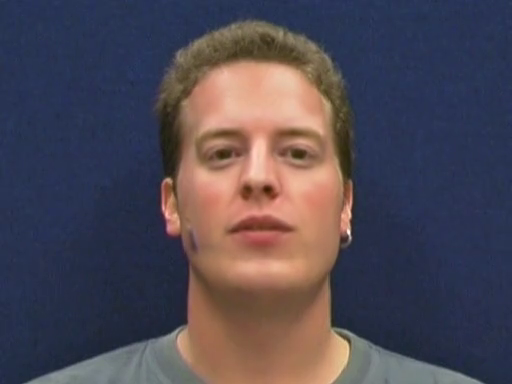
#> input picture frame 9 of sx304-video-mrjo0.avi, 512 x 384 px
$ python blocks.py
#> lines starting #> are read from the running program, lines starting #| are printed output that depends on the picture; long printed decimals are rounded
import cv2
import numpy as np
from time import sleep
from tqdm import tqdm

def lucas_kanade_method(video_path):
#> called with video_path = 'sx304-video-mrjo0.avi'
	cap = cv2.VideoCapture(video_path)

	# Parameter für ShiTomasi Corner-Detection (Keypoints?)
	feature_params = dict( maxCorners = 1000,
						qualityLevel = 0.1,
						minDistance = 1,
						blockSize = 10 )

	# Parameter für Lucas Kanade
	lk_params = dict( winSize  = (15,15),
					maxLevel = 2,
					criteria = (cv2.TERM_CRITERIA_EPS | cv2.TERM_CRITERIA_COUNT, 10, 0.03))

	color = np.random.randint(0,255,(100,3))

	# Ecken im ersten Frame
	ret, old_frame = cap.read()
#> old_frame is the input picture: shape (384, 512, 3); mean B, G, R 84, 72.9, 79.7
	old_gray = cv2.cvtColor(old_frame, cv2.COLOR_BGR2GRAY)
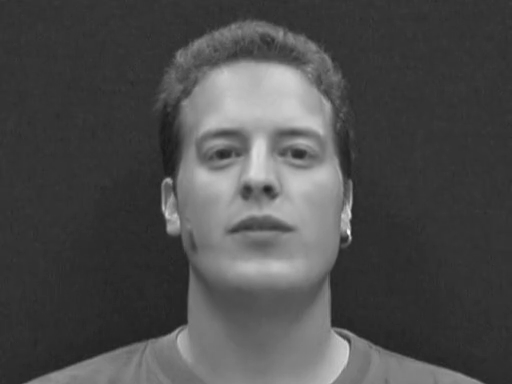
#> old_gray: shape (384, 512); min 25, max 247, mean 76.2
	p0 = cv2.goodFeaturesToTrack(old_gray, mask = None, **feature_params)
#> p0 = 60 rows, first 8: [168, 182], [347, 234], [347, 238], [335, 324], [171, 231], [347, 343], [184, 322], [268, 189]
	mask = np.zeros_like(old_frame)

	firstFrame = []
	lastFrame = None
	totalDistances = []

	# Progress
	videoLength = int(cap.get(cv2.CAP_PROP_FRAME_COUNT))
	pbar = tqdm(total=videoLength)

	frameCount = 1
	blockCount = len(old_gray)
#> blockCount = 384

	avgDistFrame = []

	while(1):
		pbar.update(1)

		ret,frame = cap.read()
		# Kein weiteres Bild mehr
		if ret == False:
			# Totale Distanz
			for i in range(len(firstFrame)):
				totalDistances.append(np.linalg.norm(lastFrame[i]-firstFrame[i]))
			break
		frame_gray = cv2.cvtColor(frame, cv2.COLOR_BGR2GRAY)

		# Optischer Fluss hier
		p1, st, err = cv2.calcOpticalFlowPyrLK(old_gray, frame_gray, p0, None, **lk_params)
#> p1 = 60 rows, first 8: [168, 182], [347, 233.9], [347, 237.9], [335, 324], [171, 231.1], [347.1, 343], [184, 322], [268, 189.7]; st = 60 values from 1 to 1; err = 60 values, max 2.72 at index 46, min 0.0133 at index 0, mean 0.923
		good_new = p1[st==1]
#> good_new = 60 pairs, first value 165 to 355.1, second value 30.99 to 343
		good_old = p0[st==1]
#> good_old = 60 pairs, first value 165 to 355, second value 31 to 343

		# Frames für totale Distanz
		lastFrame = good_new
#> lastFrame has the same summary as good_new
		if len(firstFrame) == 0:
			firstFrame = good_old
#> firstFrame has the same summary as good_old

		# Euklidische Distanz eines Blockes zwischen zwei Frames
		blockDistances = []
		for i in range(len(good_new)):
			blockDist = np.linalg.norm(good_new[i]-good_old[i])
			blockDistances.append(blockDist)
#> this loop made 60 passes
#> blockDist on passes 1 to 12: 7.63e-05, 0.103, 0.0782, 0.0151, 0.128, 0.0807, 0.0574, 0.724, 0.0871, 0.128, 0.134, 0.455
#> after the loop, blockDistances = 60 values, max 1.29 at index 46, min 7.63e-05 at index 0, mean 0.235

		# Durchschnittliche Distanz pro Frame
		distSum = 0
		for x in blockDistances:
			distSum += x
#> this loop made 60 passes
#> (x, distSum) on passes 2 to 13: (0.103, 0.103), (0.0782, 0.181), (0.0151, 0.196), (0.128, 0.324), (0.0807, 0.405), (0.0574, 0.462), (0.724, 1.19), (0.0871, 1.27), (0.128, 1.4), (0.134, 1.53), (0.455, 1.99), (0.131, 2.12)
#> after the loop, distSum = 14.09

		avgDistFrame.append(distSum / blockCount)

		# [9 lines of commented-out code are left out]
		k = cv2.waitKey(30) & 0xff
#> (key Esc is pressed here)
		if k == 27:
			break

		old_gray = frame_gray.copy()
		p0 = good_new.reshape(-1,1,2)

		frameCount += 1

	pbar.close()

	print("\n---------- Durchschnittliche euklidische Distanz ----------\n")
	avgDist = 0
	for i in range(len(avgDistFrame)):
		print("Frame " + str(i+1) + ": " + str(avgDistFrame[i]))
		avgDist += avgDistFrame[i]
#> this loop made 1 pass
#> avgDist on pass 1: 0.0367
#| Frame 1: 0.0367
#> after the loop, avgDist = 0.0367

	print("\n---------- Totale euklidische Distanz zwischen Anfang und Ende ----------\n")
	avgTotalDist = 0
	for i in range(len(totalDistances)):
		print("Block " + str(i+1) + ": " + str(totalDistances[i]))
		avgTotalDist += totalDistances[i]
#> after the loop, avgTotalDist = 0

	print("\nGesamtdurchschnitt der Distanz: " + str(avgDist/len(avgDistFrame)) + "\n")
#| Gesamtdurchschnitt der Distanz: 0.0367
#> (the run stopped early here; a loop or call above may not have finished)

$ run again, starting later in the video
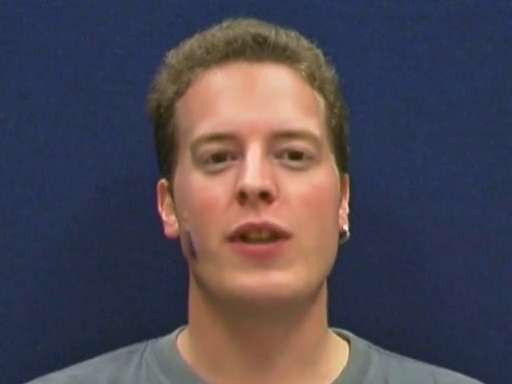
#> input picture frame 42 of sx304-video-mrjo0.avi, 512 x 384 px
#> in lucas_kanade_method, old_frame is the input picture: shape (384, 512, 3); mean B, G, R 83.4, 72.6, 79.3
#> in lucas_kanade_method, `old_gray = cv2.cvtColor(old_frame, cv2.COLOR_BGR2GRAY)`:
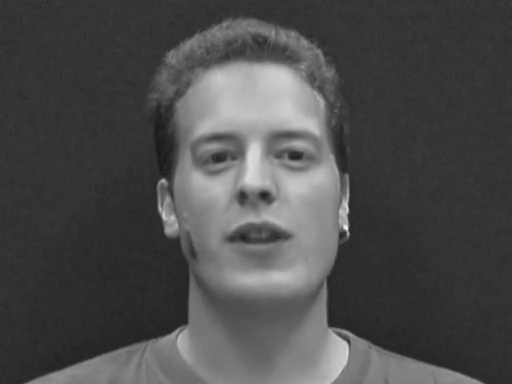
#> old_gray: shape (384, 512); min 25, max 250, mean 75.8
#> p0 = 41 rows, first 8: [345, 229], [345, 233], [163, 182], [331, 324], [347, 344], [345, 210], [169, 233], [185, 322]
#> blockCount = 384
#> p1 = 41 rows, first 8: [344.8, 229.2], [344.8, 233.2], [162.9, 181.9], [330.8, 324], [346.9, 344], [344.9, 209.8], [169, 233], [185, 322]; st = 41 values from 1 to 1; err = 41 values, max 4.16 at index 1, min 0 at index 25, mean 1.05
#> good_new = 41 pairs, first value 161.9 to 354.9, second value 29.84 to 344
#> good_old = 41 pairs, first value 162 to 355, second value 30 to 344
#> lastFrame has the same summary as good_new
#> firstFrame has the same summary as good_old
#> the loop in lucas_kanade_method, `for i in range(len(good_new)):` made 41 passes
#> blockDist on passes 1 to 8: 0.275, 0.283, 0.152, 0.21, 0.0799, 0.175, 0.00448, 0.00149
#> after the loop in lucas_kanade_method, `for i in range(len(good_new)):`: blockDistances = 41 values, max 0.468 at index 27, min 0.000377 at index 25, mean 0.182
#> the loop in lucas_kanade_method, `for x in blockDistances:` made 41 passes
#> (x, distSum) on passes 1 to 8: (0.275, 0.275), (0.283, 0.558), (0.152, 0.71), (0.21, 0.92), (0.0799, 0.999), (0.175, 1.17), (0.00448, 1.18), (0.00149, 1.18)
#> after the loop in lucas_kanade_method, `for x in blockDistances:`: distSum = 7.48
#> the loop in lucas_kanade_method, `for i in range(len(avgDistFrame)):` made 1 pass
#> avgDist on pass 1: 0.0195
#> (printed output is left out)
#> after the loop in lucas_kanade_method, `for i in range(len(avgDistFrame)):`: avgDist = 0.0195
#> after the loop in lucas_kanade_method, `for i in range(len(totalDistances)):`: avgTotalDist = 0
#| Gesamtdurchschnitt der Distanz: 0.01947

$ run again, starting later in the video
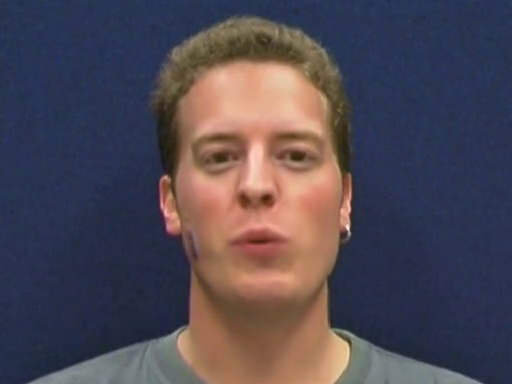
#> input picture frame 75 of sx304-video-mrjo0.avi, 512 x 384 px
#> in lucas_kanade_method, old_frame is the input picture: shape (384, 512, 3); mean B, G, R 83.5, 72.8, 79.4
#> in lucas_kanade_method, `old_gray = cv2.cvtColor(old_frame, cv2.COLOR_BGR2GRAY)`:
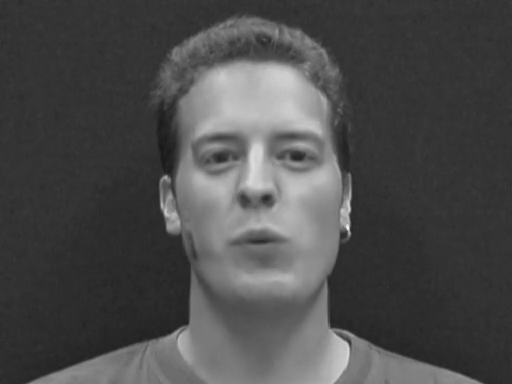
#> old_gray: shape (384, 512); min 23, max 235, mean 76
#> p0 = 69 rows, first 8: [167, 180], [346, 228], [346, 232], [164, 179], [332, 325], [348, 345], [170, 230], [346, 209]
#> blockCount = 384
#> p1 = 69 rows, first 8: [167, 179.8], [346.1, 227.8], [346.1, 231.8], [164.1, 178.8], [331.8, 325], [347.9, 345], [170, 229.6], [346.1, 208.9]; st = 69 values from 1 to 1; err = 69 values, max 1.96 at index 67, min 0.222 at index 65, mean 0.973
#> good_new = 69 pairs, first value 144 to 354.9, second value 27.82 to 347
#> good_old = 69 pairs, first value 144 to 355, second value 28 to 347
#> lastFrame has the same summary as good_new
#> firstFrame has the same summary as good_old
#> the loop in lucas_kanade_method, `for i in range(len(good_new)):` made 69 passes
#> blockDist on passes 1 to 8: 0.203, 0.204, 0.2, 0.209, 0.157, 0.0807, 0.352, 0.158
#> after the loop in lucas_kanade_method, `for i in range(len(good_new)):`: blockDistances = 69 values, max 0.772 at index 32, min 0.0283 at index 65, mean 0.35
#> the loop in lucas_kanade_method, `for x in blockDistances:` made 69 passes
#> (x, distSum) on passes 1 to 8: (0.203, 0.203), (0.204, 0.407), (0.2, 0.607), (0.209, 0.817), (0.157, 0.974), (0.0807, 1.05), (0.352, 1.41), (0.158, 1.57)
#> after the loop in lucas_kanade_method, `for x in blockDistances:`: distSum = 24.15
#> the loop in lucas_kanade_method, `for i in range(len(avgDistFrame)):` made 1 pass
#> avgDist on pass 1: 0.0629
#> (printed output is left out)
#> after the loop in lucas_kanade_method, `for i in range(len(avgDistFrame)):`: avgDist = 0.0629
#> after the loop in lucas_kanade_method, `for i in range(len(totalDistances)):`: avgTotalDist = 0
#| Gesamtdurchschnitt der Distanz: 0.06288
